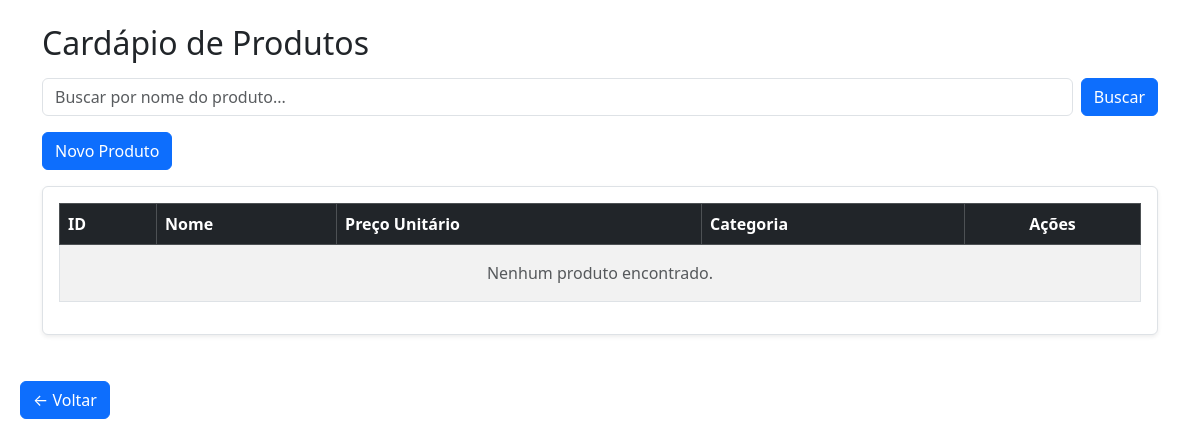
Page /site/admin/produto/ProdutoList.php on the earlier database version.
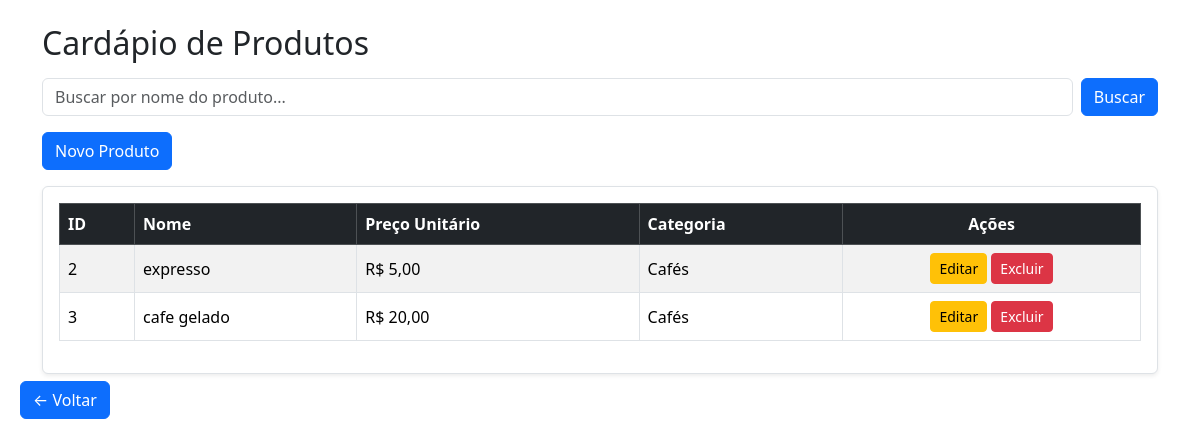
Same page on the later database version.
### tables this page shows
CREATE TABLE IF NOT EXISTS `produto` (
  `id` int NOT NULL AUTO_INCREMENT,
  `nome` varchar(50) DEFAULT NULL,
  `preco_unitario` decimal(20,6) DEFAULT NULL,
  `categoria` varchar(50) DEFAULT NULL,
  PRIMARY KEY (`id`)
);

### site/admin/database/db.class.php (called while the page is built, shortened)
<?php
class db
{
    private $host     = 'localhost';
    private $user     = 'root';
    private $password = '';
    private $port     = '3306';
    private $dbname   = 'cafeteria';
    private $table_name;
    private $conn;
    public function __construct($table_name)
    {
        $this->table_name = $table_name;
        $this->conn = $this->connect();
    }
    private function connect()
    {
        try {
            return new PDO(
                "mysql:host=$this->host;dbname=$this->dbname;port=$this->port;charset=utf8",
                $this->user,
                $this->password,
                [
                    PDO::ATTR_ERRMODE => PDO::ERRMODE_EXCEPTION,
                ]
            );
        } catch (PDOException $e) {
            die('Erro na conexão: ' . $e->getMessage());
        }
    }
    public function all()
    {
        $sql = "SELECT * FROM $this->table_name";
        $st = $this->conn->prepare($sql);
        $st->execute();
        return $st->fetchAll(PDO::FETCH_OBJ);
    }
}

### site/admin/produto/ProdutoList.php (the view, shortened to what this page needs)
<?php
include __DIR__ . '/../../../header.php';
include '../database/db.class.php';
$db = new db('produto');
$busca = $_GET['busca'] ?? '';
$produtos = $db->all();
?>
<body>
<header>
    <button class="btn btn-primary position-fixed" style="left: 20px; top: 50%; transform: translateY(-50%); z-index: 1030;" onclick="history.back()">
        &larr; Voltar
    </button>
</header>
</body>
<div class="container mt-4">
    <h2>Cardápio de Produtos</h2>
    <form action="ProdutoList.php" method="GET" class="d-flex my-3">
        <input type="text" name="busca" value="<?= htmlspecialchars($busca) ?>" class="form-control me-2" placeholder="Buscar por nome do produto...">
        <button type="submit" class="btn btn-primary">Buscar</button>
    </form>
    <a href="ProdutosForm.php" class="btn btn-primary mb-3">Novo Produto</a>
    <div class="table-responsive bg-white p-3 border rounded shadow-sm">
        <table class="table table-striped table-bordered align-middle">
            <thead class="table-dark">
                <tr>
                    <th>ID</th>
                    <th>Nome</th>
                    <th>Preço Unitário</th>
                    <th>Categoria</th>
                    <th class="text-center">Ações</th>
                </tr>
            </thead>
            <tbody>
                <?php $encontrou = false; ?>
                <?php foreach ($produtos as $p): ?>
                    <?php
                    $encontrou = true;
                    ?>
                    <tr>
                        <td><?= $p->id ?></td>
                        <td><?= htmlspecialchars($p->nome) ?></td>
                        <td>R$ <?= number_format($p->preco_unitario, 2, ',', '.') ?></td>
                        <td><?= htmlspecialchars($p->categoria) ?></td>
                        <td class="text-center">
                            <a href="ProdutosForm.php?editar=<?= $p->id ?>" class="btn btn-sm btn-warning">Editar</a>
                            <a href="ProdutoList.php?action=delete&id=<?= $p->id ?>"
                               class="btn btn-sm btn-danger"
                               onclick="return confirm('Excluir este produto definitivamente?')">
                               Excluir
                            </a>
                        </td>
                    </tr>
                <?php endforeach; ?>
                <?php if (!$encontrou): ?>
                    <tr>
                        <td colspan="5" class="text-center text-muted py-3">Nenhum produto encontrado.</td>
                    </tr>
                <?php endif; ?>
            </tbody>
        </table>
    </div>
</div>

Differences in the rows shown:
added produto: id "2", nome "expresso", preco_unitario "5,00", categoria "Cafés"
added produto: id "3", nome "cafe gelado", preco_unitario "20,00", categoria "Cafés"
Other differences:
text no longer shown: "Nenhum produto encontrado."
